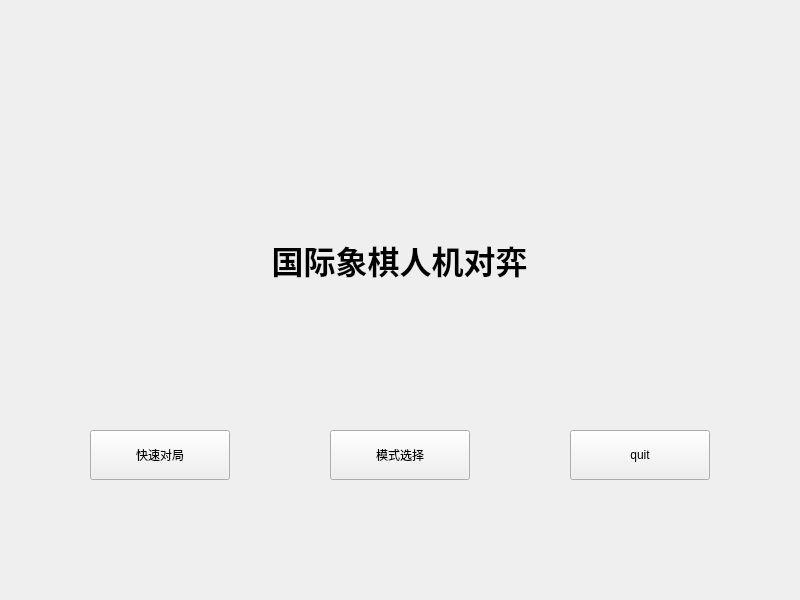
<?xml version="1.0" encoding="UTF-8"?>
<ui version="4.0">
 <class>Widget</class>
 <widget class="QWidget" name="Widget">
  <property name="geometry">
   <rect>
    <x>0</x>
    <y>0</y>
    <width>800</width>
    <height>600</height>
   </rect>
  </property>
  <property name="minimumSize">
   <size>
    <width>800</width>
    <height>600</height>
   </size>
  </property>
  <property name="maximumSize">
   <size>
    <width>800</width>
    <height>600</height>
   </size>
  </property>
  <property name="windowTitle">
   <string>Widget</string>
  </property>
  <widget class="QPushButton" name="pushButton_1">
   <property name="geometry">
    <rect>
     <x>570</x>
     <y>430</y>
     <width>140</width>
     <height>50</height>
    </rect>
   </property>
   <property name="text">
    <string>quit</string>
   </property>
  </widget>
  <widget class="QPushButton" name="pushButton_2">
   <property name="geometry">
    <rect>
     <x>330</x>
     <y>430</y>
     <width>140</width>
     <height>50</height>
    </rect>
   </property>
   <property name="text">
    <string>模式选择</string>
   </property>
  </widget>
  <widget class="QPushButton" name="pushButton_3">
   <property name="geometry">
    <rect>
     <x>90</x>
     <y>430</y>
     <width>140</width>
     <height>50</height>
    </rect>
   </property>
   <property name="text">
    <string>快速对局</string>
   </property>
  </widget>
  <widget class="QLabel" name="label">
   <property name="geometry">
    <rect>
     <x>89</x>
     <y>90</y>
     <width>621</width>
     <height>341</height>
    </rect>
   </property>
   <property name="font">
    <font>
     <family>华文彩云</family>
    </font>
   </property>
   <property name="layoutDirection">
    <enum>Qt::LeftToRight</enum>
   </property>
   <property name="text">
    <string>&lt;html&gt;&lt;head/&gt;&lt;body&gt;&lt;p&gt;&lt;span style=&quot; font-size:24pt; font-weight:600;&quot;&gt;国际象棋人机对弈&lt;/span&gt;&lt;/p&gt;&lt;/body&gt;&lt;/html&gt;</string>
   </property>
   <property name="scaledContents">
    <bool>false</bool>
   </property>
   <property name="alignment">
    <set>Qt::AlignCenter</set>
   </property>
   <property name="wordWrap">
    <bool>false</bool>
   </property>
  </widget>
 </widget>
 <resources/>
 <connections/>
</ui>
